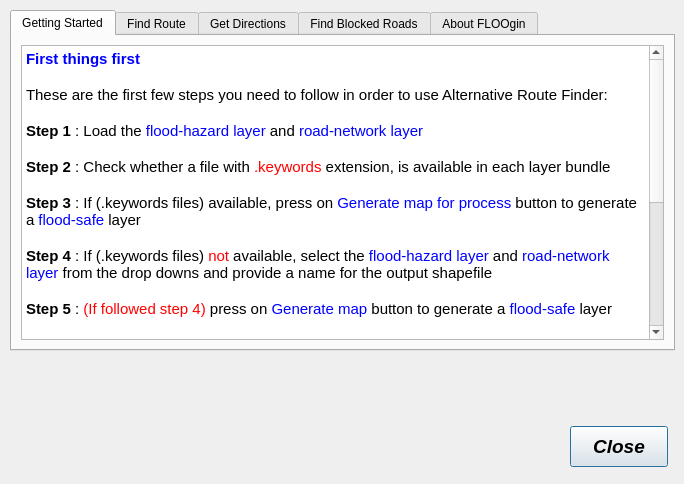
<?xml version="1.0" encoding="UTF-8"?>
<ui version="4.0">
 <class>helpDialog</class>
 <widget class="QDialog" name="helpDialog">
  <property name="geometry">
   <rect>
    <x>0</x>
    <y>0</y>
    <width>684</width>
    <height>484</height>
   </rect>
  </property>
  <property name="windowTitle">
   <string>Help FLOOgin</string>
  </property>
  <widget class="QTabWidget" name="tbwRoad">
   <property name="geometry">
    <rect>
     <x>10</x>
     <y>10</y>
     <width>665</width>
     <height>341</height>
    </rect>
   </property>
   <property name="currentIndex">
    <number>0</number>
   </property>
   <widget class="QWidget" name="getting_started_tab">
    <attribute name="title">
     <string>Getting Started</string>
    </attribute>
    <layout class="QGridLayout" name="gridLayout_2">
     <item row="0" column="0">
      <widget class="QTextEdit" name="getting_started_text">
       <property name="readOnly">
        <bool>true</bool>
       </property>
       <property name="html">
        <string>&lt;!DOCTYPE HTML PUBLIC &quot;-//W3C//DTD HTML 4.0//EN&quot; &quot;http://www.w3.org/TR/REC-html40/strict.dtd&quot;&gt;
&lt;html&gt;&lt;head&gt;&lt;meta name=&quot;qrichtext&quot; content=&quot;1&quot; /&gt;&lt;style type=&quot;text/css&quot;&gt;
p, li { white-space: pre-wrap; }
&lt;/style&gt;&lt;/head&gt;&lt;body style=&quot; font-family:'Ubuntu'; font-size:11pt; font-weight:400; font-style:normal;&quot;&gt;
&lt;p style=&quot; margin-top:0px; margin-bottom:0px; margin-left:0px; margin-right:0px; -qt-block-indent:0; text-indent:0px;&quot;&gt;&lt;span style=&quot; font-family:'Cantarell'; font-weight:600; color:#0000ff;&quot;&gt;First things first&lt;/span&gt;&lt;/p&gt;
&lt;p style=&quot;-qt-paragraph-type:empty; margin-top:0px; margin-bottom:0px; margin-left:0px; margin-right:0px; -qt-block-indent:0; text-indent:0px; font-family:'Cantarell';&quot;&gt;&lt;br /&gt;&lt;/p&gt;
&lt;p style=&quot; margin-top:0px; margin-bottom:0px; margin-left:0px; margin-right:0px; -qt-block-indent:0; text-indent:0px;&quot;&gt;&lt;span style=&quot; font-family:'Cantarell';&quot;&gt;These are the first few steps you need to follow in order to use Alternative Route Finder:&lt;/span&gt;&lt;/p&gt;
&lt;p style=&quot;-qt-paragraph-type:empty; margin-top:0px; margin-bottom:0px; margin-left:0px; margin-right:0px; -qt-block-indent:0; text-indent:0px; font-family:'Cantarell';&quot;&gt;&lt;br /&gt;&lt;/p&gt;
&lt;p style=&quot; margin-top:0px; margin-bottom:0px; margin-left:0px; margin-right:0px; -qt-block-indent:0; text-indent:0px;&quot;&gt;&lt;span style=&quot; font-weight:600;&quot;&gt;Step 1&lt;/span&gt; : Load the &lt;span style=&quot; color:#0000ff;&quot;&gt;flood-hazard layer&lt;/span&gt; and &lt;span style=&quot; color:#0000ff;&quot;&gt;road-network layer&lt;/span&gt; &lt;/p&gt;
&lt;p style=&quot;-qt-paragraph-type:empty; margin-top:0px; margin-bottom:0px; margin-left:0px; margin-right:0px; -qt-block-indent:0; text-indent:0px;&quot;&gt;&lt;br /&gt;&lt;/p&gt;
&lt;p style=&quot; margin-top:0px; margin-bottom:0px; margin-left:0px; margin-right:0px; -qt-block-indent:0; text-indent:0px;&quot;&gt;&lt;span style=&quot; font-weight:600;&quot;&gt;Step 2&lt;/span&gt; : Check whether a file with &lt;span style=&quot; color:#ff0000;&quot;&gt;.keywords&lt;/span&gt; extension, is available in each layer bundle &lt;/p&gt;
&lt;p style=&quot;-qt-paragraph-type:empty; margin-top:0px; margin-bottom:0px; margin-left:0px; margin-right:0px; -qt-block-indent:0; text-indent:0px;&quot;&gt;&lt;br /&gt;&lt;/p&gt;
&lt;p style=&quot; margin-top:0px; margin-bottom:0px; margin-left:0px; margin-right:0px; -qt-block-indent:0; text-indent:0px;&quot;&gt;&lt;span style=&quot; font-weight:600;&quot;&gt;Step 3&lt;/span&gt; : If (.keywords files) available, press on &lt;span style=&quot; color:#0000ff;&quot;&gt;Generate map for process&lt;/span&gt; button to generate a &lt;span style=&quot; color:#0000ff;&quot;&gt;flood-safe&lt;/span&gt; layer&lt;/p&gt;
&lt;p style=&quot;-qt-paragraph-type:empty; margin-top:0px; margin-bottom:0px; margin-left:0px; margin-right:0px; -qt-block-indent:0; text-indent:0px;&quot;&gt;&lt;br /&gt;&lt;/p&gt;
&lt;p style=&quot; margin-top:0px; margin-bottom:0px; margin-left:0px; margin-right:0px; -qt-block-indent:0; text-indent:0px;&quot;&gt;&lt;span style=&quot; font-weight:600;&quot;&gt;Step 4&lt;/span&gt; : If (.keywords files) &lt;span style=&quot; color:#ff0000;&quot;&gt;not&lt;/span&gt; available, select the &lt;span style=&quot; color:#0000ff;&quot;&gt;flood-hazard layer&lt;/span&gt; and &lt;span style=&quot; color:#0000ff;&quot;&gt;road-network layer&lt;/span&gt; from the drop downs and provide a name for the output shapefile&lt;/p&gt;
&lt;p style=&quot;-qt-paragraph-type:empty; margin-top:0px; margin-bottom:0px; margin-left:0px; margin-right:0px; -qt-block-indent:0; text-indent:0px;&quot;&gt;&lt;br /&gt;&lt;/p&gt;
&lt;p style=&quot; margin-top:0px; margin-bottom:0px; margin-left:0px; margin-right:0px; -qt-block-indent:0; text-indent:0px;&quot;&gt;&lt;span style=&quot; font-weight:600;&quot;&gt;Step 5&lt;/span&gt; : &lt;span style=&quot; color:#ff0000;&quot;&gt;(If followed step 4)&lt;/span&gt; press on &lt;span style=&quot; color:#0000ff;&quot;&gt;Generate map&lt;/span&gt; button to generate a &lt;span style=&quot; color:#0000ff;&quot;&gt;flood-safe&lt;/span&gt; layer&lt;/p&gt;
&lt;p style=&quot;-qt-paragraph-type:empty; margin-top:0px; margin-bottom:0px; margin-left:0px; margin-right:0px; -qt-block-indent:0; text-indent:0px;&quot;&gt;&lt;br /&gt;&lt;/p&gt;
&lt;p style=&quot; margin-top:0px; margin-bottom:0px; margin-left:0px; margin-right:0px; -qt-block-indent:0; text-indent:0px;&quot;&gt;&lt;span style=&quot; font-weight:600;&quot;&gt;Step 6&lt;/span&gt; : The generated &lt;span style=&quot; color:#0000ff;&quot;&gt;flood-safe&lt;/span&gt; layer will be automatically loaded to the TOC and will be saved in the same directory where the other loaded maps are saved &lt;/p&gt;
&lt;p style=&quot;-qt-paragraph-type:empty; margin-top:0px; margin-bottom:0px; margin-left:0px; margin-right:0px; -qt-block-indent:0; text-indent:0px;&quot;&gt;&lt;br /&gt;&lt;/p&gt;
&lt;p style=&quot; margin-top:0px; margin-bottom:0px; margin-left:0px; margin-right:0px; -qt-block-indent:0; text-indent:0px;&quot;&gt;	&lt;/p&gt;
&lt;p style=&quot; margin-top:0px; margin-bottom:0px; margin-left:0px; margin-right:0px; -qt-block-indent:0; text-indent:0px;&quot;&gt;&lt;span style=&quot; font-weight:600; color:#0000ff;&quot;&gt;At a Glance&lt;/span&gt;&lt;/p&gt;
&lt;p style=&quot;-qt-paragraph-type:empty; margin-top:0px; margin-bottom:0px; margin-left:0px; margin-right:0px; -qt-block-indent:0; text-indent:0px; font-weight:600; color:#0000ff;&quot;&gt;&lt;br /&gt;&lt;/p&gt;
&lt;p style=&quot; margin-top:0px; margin-bottom:0px; margin-left:0px; margin-right:0px; -qt-block-indent:0; text-indent:0px;&quot;&gt;&lt;span style=&quot; font-family:'Cantarell';&quot;&gt;Follow these instructions to view details of a selected road&lt;/span&gt;&lt;/p&gt;
&lt;p style=&quot;-qt-paragraph-type:empty; margin-top:0px; margin-bottom:0px; margin-left:0px; margin-right:0px; -qt-block-indent:0; text-indent:0px; font-family:'Cantarell';&quot;&gt;&lt;br /&gt;&lt;/p&gt;
&lt;p style=&quot; margin-top:0px; margin-bottom:0px; margin-left:0px; margin-right:0px; -qt-block-indent:0; text-indent:0px;&quot;&gt;&lt;span style=&quot; font-family:'Cantarell'; font-weight:600;&quot;&gt;1&lt;/span&gt;&lt;span style=&quot; font-family:'Cantarell';&quot;&gt;. Select road layer from &lt;/span&gt;&lt;span style=&quot; font-family:'Cantarell'; color:#0000ff;&quot;&gt;Select Road layer&lt;/span&gt;&lt;span style=&quot; font-family:'Cantarell';&quot;&gt; drop down&lt;/span&gt;&lt;/p&gt;
&lt;p style=&quot;-qt-paragraph-type:empty; margin-top:0px; margin-bottom:0px; margin-left:0px; margin-right:0px; -qt-block-indent:0; text-indent:0px; font-family:'Cantarell';&quot;&gt;&lt;br /&gt;&lt;/p&gt;
&lt;p style=&quot; margin-top:0px; margin-bottom:0px; margin-left:0px; margin-right:0px; -qt-block-indent:0; text-indent:0px;&quot;&gt;&lt;span style=&quot; font-family:'Cantarell'; font-weight:600;&quot;&gt;2&lt;/span&gt;&lt;span style=&quot; font-family:'Cantarell';&quot;&gt;. Select a road from &lt;/span&gt;&lt;span style=&quot; font-family:'Cantarell'; color:#0000ff;&quot;&gt;Select a Road to view details&lt;/span&gt;&lt;span style=&quot; font-family:'Cantarell';&quot;&gt; drop down&lt;/span&gt;&lt;/p&gt;
&lt;p style=&quot;-qt-paragraph-type:empty; margin-top:0px; margin-bottom:0px; margin-left:0px; margin-right:0px; -qt-block-indent:0; text-indent:0px; font-family:'Cantarell';&quot;&gt;&lt;br /&gt;&lt;/p&gt;
&lt;p style=&quot; margin-top:0px; margin-bottom:0px; margin-left:0px; margin-right:0px; -qt-block-indent:0; text-indent:0px;&quot;&gt;&lt;span style=&quot; font-family:'Cantarell'; font-weight:600;&quot;&gt;3&lt;/span&gt;&lt;span style=&quot; font-family:'Cantarell';&quot;&gt;. Click on &lt;/span&gt;&lt;span style=&quot; font-family:'Cantarell'; color:#0000ff;&quot;&gt;OK&lt;/span&gt;&lt;span style=&quot; font-family:'Cantarell';&quot;&gt; button, to view details of selected road&lt;/span&gt;&lt;/p&gt;
&lt;p style=&quot;-qt-paragraph-type:empty; margin-top:0px; margin-bottom:0px; margin-left:0px; margin-right:0px; -qt-block-indent:0; text-indent:0px; font-weight:600; color:#0000ff;&quot;&gt;&lt;br /&gt;&lt;/p&gt;&lt;/body&gt;&lt;/html&gt;</string>
       </property>
      </widget>
     </item>
    </layout>
   </widget>
   <widget class="QWidget" name="findRoutes_tab">
    <attribute name="title">
     <string>Find Route</string>
    </attribute>
    <layout class="QGridLayout" name="gridLayout_3">
     <item row="0" column="0">
      <widget class="QTextEdit" name="txtFindRouteHelp">
       <property name="font">
        <font>
         <pointsize>9</pointsize>
        </font>
       </property>
       <property name="readOnly">
        <bool>true</bool>
       </property>
       <property name="html">
        <string>&lt;!DOCTYPE HTML PUBLIC &quot;-//W3C//DTD HTML 4.0//EN&quot; &quot;http://www.w3.org/TR/REC-html40/strict.dtd&quot;&gt;
&lt;html&gt;&lt;head&gt;&lt;meta name=&quot;qrichtext&quot; content=&quot;1&quot; /&gt;&lt;style type=&quot;text/css&quot;&gt;
p, li { white-space: pre-wrap; }
&lt;/style&gt;&lt;/head&gt;&lt;body style=&quot; font-family:'Ubuntu'; font-size:9pt; font-weight:400; font-style:normal;&quot;&gt;
&lt;p style=&quot; margin-top:0px; margin-bottom:0px; margin-left:0px; margin-right:0px; -qt-block-indent:0; text-indent:0px;&quot;&gt;&lt;span style=&quot; font-size:11pt;&quot;&gt;Follow these instructions in order to Find the best possible alternative route between two selected locations&lt;/span&gt;&lt;/p&gt;
&lt;p style=&quot;-qt-paragraph-type:empty; margin-top:0px; margin-bottom:0px; margin-left:0px; margin-right:0px; -qt-block-indent:0; text-indent:0px; font-family:'Sans'; font-size:11pt; font-weight:600;&quot;&gt;&lt;br /&gt;&lt;/p&gt;
&lt;p style=&quot; margin-top:0px; margin-bottom:0px; margin-left:0px; margin-right:0px; -qt-block-indent:0; text-indent:0px;&quot;&gt;&lt;span style=&quot; font-family:'Sans'; font-size:11pt; font-weight:600;&quot;&gt;1&lt;/span&gt;&lt;span style=&quot; font-family:'Sans'; font-size:11pt;&quot;&gt;. Select a &lt;/span&gt;&lt;span style=&quot; font-family:'Sans'; font-size:11pt; color:#ff0000;&quot;&gt;Start&lt;/span&gt;&lt;span style=&quot; font-family:'Sans'; font-size:11pt;&quot;&gt; location on road layer&lt;/span&gt;&lt;/p&gt;
&lt;p style=&quot;-qt-paragraph-type:empty; margin-top:0px; margin-bottom:0px; margin-left:0px; margin-right:0px; -qt-block-indent:0; text-indent:0px; font-family:'Sans'; font-size:11pt;&quot;&gt;&lt;br /&gt;&lt;/p&gt;
&lt;p style=&quot; margin-top:0px; margin-bottom:0px; margin-left:0px; margin-right:0px; -qt-block-indent:0; text-indent:0px;&quot;&gt;&lt;span style=&quot; font-family:'Sans'; font-size:11pt; font-weight:600;&quot;&gt;2&lt;/span&gt;&lt;span style=&quot; font-family:'Sans'; font-size:11pt;&quot;&gt;. Select &lt;/span&gt;&lt;span style=&quot; font-family:'Sans'; font-size:11pt; color:#ff0000;&quot;&gt;Stop&lt;/span&gt;&lt;span style=&quot; font-family:'Sans'; font-size:11pt;&quot;&gt; location&lt;/span&gt;&lt;/p&gt;
&lt;p style=&quot; margin-top:0px; margin-bottom:0px; margin-left:0px; margin-right:0px; -qt-block-indent:0; text-indent:0px;&quot;&gt;&lt;span style=&quot; font-family:'Sans'; font-size:11pt;&quot;&gt;	&lt;/span&gt;&lt;span style=&quot; font-family:'Sans'; font-size:11pt; font-weight:600;&quot;&gt;2.1&lt;/span&gt;&lt;span style=&quot; font-family:'Sans'; font-size:11pt;&quot;&gt; Select a &lt;/span&gt;&lt;span style=&quot; font-family:'Sans'; font-size:11pt; color:#0000ff;&quot;&gt;Stop&lt;/span&gt;&lt;span style=&quot; font-family:'Sans'; font-size:11pt;&quot;&gt; location on road layer&lt;/span&gt;&lt;/p&gt;
&lt;p style=&quot; margin-top:0px; margin-bottom:0px; margin-left:0px; margin-right:0px; -qt-block-indent:0; text-indent:0px;&quot;&gt;&lt;span style=&quot; font-family:'Sans'; font-size:11pt;&quot;&gt;	&lt;/span&gt;&lt;span style=&quot; font-family:'Sans'; font-size:11pt; font-weight:600;&quot;&gt;2.2&lt;/span&gt;&lt;span style=&quot; font-family:'Sans'; font-size:11pt;&quot;&gt; Or select a predefined &lt;/span&gt;&lt;span style=&quot; font-family:'Sans'; font-size:11pt; color:#0000ff;&quot;&gt;Hospital&lt;/span&gt;&lt;span style=&quot; font-family:'Sans'; font-size:11pt;&quot;&gt; / &lt;/span&gt;&lt;span style=&quot; font-family:'Sans'; font-size:11pt; color:#0000ff;&quot;&gt;IDP camp&lt;/span&gt;&lt;/p&gt;
&lt;p style=&quot; margin-top:0px; margin-bottom:0px; margin-left:0px; margin-right:0px; -qt-block-indent:0; text-indent:0px;&quot;&gt;&lt;span style=&quot; font-family:'Sans'; font-size:11pt;&quot;&gt;		&lt;/span&gt;&lt;span style=&quot; font-family:'Sans'; font-size:11pt; font-weight:600;&quot;&gt;2.2.1&lt;/span&gt;&lt;span style=&quot; font-family:'Sans'; font-size:11pt;&quot;&gt; Select Hospital / IDP camp layer from &lt;/span&gt;&lt;span style=&quot; font-family:'Sans'; font-size:11pt; color:#0000ff;&quot;&gt;Select layer &lt;/span&gt;&lt;span style=&quot; font-family:'Sans'; font-size:11pt;&quot;&gt;drop down&lt;/span&gt;&lt;/p&gt;
&lt;p style=&quot; margin-top:0px; margin-bottom:0px; margin-left:0px; margin-right:0px; -qt-block-indent:0; text-indent:0px;&quot;&gt;&lt;span style=&quot; font-family:'Sans'; font-size:11pt;&quot;&gt;		&lt;/span&gt;&lt;span style=&quot; font-family:'Sans'; font-size:11pt; font-weight:600;&quot;&gt;2.2.2&lt;/span&gt;&lt;span style=&quot; font-family:'Sans'; font-size:11pt;&quot;&gt; Select Hospital / IDP camp name from &lt;/span&gt;&lt;span style=&quot; font-family:'Sans'; font-size:11pt; color:#0000ff;&quot;&gt;Select Hospital&lt;/span&gt;&lt;span style=&quot; font-family:'Sans'; font-size:11pt;&quot;&gt; / &lt;/span&gt;&lt;span style=&quot; font-family:'Sans'; font-size:11pt; color:#0000ff;&quot;&gt;Select IDP Camp&lt;/span&gt;&lt;span style=&quot; font-family:'Sans'; font-size:11pt;&quot;&gt; drop down&lt;/span&gt;&lt;/p&gt;
&lt;p style=&quot;-qt-paragraph-type:empty; margin-top:0px; margin-bottom:0px; margin-left:0px; margin-right:0px; -qt-block-indent:0; text-indent:0px; font-family:'Sans'; font-size:11pt;&quot;&gt;&lt;br /&gt;&lt;/p&gt;
&lt;p style=&quot; margin-top:0px; margin-bottom:0px; margin-left:0px; margin-right:0px; -qt-block-indent:0; text-indent:0px;&quot;&gt;&lt;span style=&quot; font-family:'Sans'; font-size:11pt; font-weight:600;&quot;&gt;3&lt;/span&gt;&lt;span style=&quot; font-family:'Sans'; font-size:11pt;&quot;&gt;. Selected location names will be shown in each &lt;/span&gt;&lt;span style=&quot; font-family:'Sans'; font-size:11pt; color:#0000ff;&quot;&gt;Description&lt;/span&gt;&lt;span style=&quot; font-family:'Sans'; font-size:11pt;&quot;&gt; box&lt;/span&gt;&lt;/p&gt;
&lt;p style=&quot;-qt-paragraph-type:empty; margin-top:0px; margin-bottom:0px; margin-left:0px; margin-right:0px; -qt-block-indent:0; text-indent:0px; font-family:'Sans'; font-size:11pt;&quot;&gt;&lt;br /&gt;&lt;/p&gt;
&lt;p style=&quot; margin-top:0px; margin-bottom:0px; margin-left:0px; margin-right:0px; -qt-block-indent:0; text-indent:0px;&quot;&gt;&lt;span style=&quot; font-family:'Sans'; font-size:11pt; font-weight:600;&quot;&gt;4&lt;/span&gt;&lt;span style=&quot; font-family:'Sans'; font-size:11pt;&quot;&gt;. Click on &lt;/span&gt;&lt;span style=&quot; font-family:'Sans'; font-size:11pt; color:#0000ff;&quot;&gt;Find Route&lt;/span&gt;&lt;span style=&quot; font-family:'Sans'; font-size:11pt;&quot;&gt; button to find the best possible (Shortest) alternative             route available&lt;/span&gt;&lt;/p&gt;&lt;/body&gt;&lt;/html&gt;</string>
       </property>
      </widget>
     </item>
    </layout>
   </widget>
   <widget class="QWidget" name="getDirections_tab">
    <attribute name="title">
     <string>Get Directions</string>
    </attribute>
    <layout class="QGridLayout" name="gridLayout_4">
     <item row="0" column="0">
      <widget class="QTextEdit" name="txtDirectionsHelp">
       <property name="readOnly">
        <bool>true</bool>
       </property>
       <property name="html">
        <string>&lt;!DOCTYPE HTML PUBLIC &quot;-//W3C//DTD HTML 4.0//EN&quot; &quot;http://www.w3.org/TR/REC-html40/strict.dtd&quot;&gt;
&lt;html&gt;&lt;head&gt;&lt;meta name=&quot;qrichtext&quot; content=&quot;1&quot; /&gt;&lt;style type=&quot;text/css&quot;&gt;
p, li { white-space: pre-wrap; }
&lt;/style&gt;&lt;/head&gt;&lt;body style=&quot; font-family:'Ubuntu'; font-size:11pt; font-weight:400; font-style:normal;&quot;&gt;
&lt;p style=&quot; margin-top:0px; margin-bottom:0px; margin-left:0px; margin-right:0px; -qt-block-indent:0; text-indent:0px;&quot;&gt;Follow these instructions in order to get the directions and time to travel between two selected locations&lt;/p&gt;
&lt;p style=&quot;-qt-paragraph-type:empty; margin-top:0px; margin-bottom:0px; margin-left:0px; margin-right:0px; -qt-block-indent:0; text-indent:0px; font-family:'Sans'; font-weight:600;&quot;&gt;&lt;br /&gt;&lt;/p&gt;
&lt;p style=&quot; margin-top:0px; margin-bottom:0px; margin-left:0px; margin-right:0px; -qt-block-indent:0; text-indent:0px;&quot;&gt;&lt;span style=&quot; font-family:'Sans'; font-weight:600;&quot;&gt;1&lt;/span&gt;&lt;span style=&quot; font-family:'Sans';&quot;&gt;. Founded path is shown in &lt;/span&gt;&lt;span style=&quot; font-family:'Sans'; color:#0000ff;&quot;&gt;Path found&lt;/span&gt;&lt;span style=&quot; font-family:'Sans';&quot;&gt; box&lt;/span&gt;&lt;/p&gt;
&lt;p style=&quot;-qt-paragraph-type:empty; margin-top:0px; margin-bottom:0px; margin-left:0px; margin-right:0px; -qt-block-indent:0; text-indent:0px; font-family:'Sans';&quot;&gt;&lt;br /&gt;&lt;/p&gt;
&lt;p style=&quot; margin-top:0px; margin-bottom:0px; margin-left:0px; margin-right:0px; -qt-block-indent:0; text-indent:0px;&quot;&gt;&lt;span style=&quot; font-family:'Sans'; font-weight:600;&quot;&gt;2&lt;/span&gt;&lt;span style=&quot; font-family:'Sans';&quot;&gt;. Length of the founded path is shown in&lt;/span&gt;&lt;span style=&quot; font-family:'Sans'; color:#0000ff;&quot;&gt; Length&lt;/span&gt;&lt;span style=&quot; font-family:'Sans';&quot;&gt; box&lt;/span&gt;&lt;/p&gt;
&lt;p style=&quot; margin-top:0px; margin-bottom:0px; margin-left:0px; margin-right:0px; -qt-block-indent:0; text-indent:0px;&quot;&gt;&lt;span style=&quot; font-family:'Sans';&quot;&gt;	&lt;/span&gt;&lt;span style=&quot; font-family:'Sans'; font-weight:600;&quot;&gt;2.1&lt;/span&gt;&lt;span style=&quot; font-family:'Sans';&quot;&gt; Length metric can be changed in to &lt;/span&gt;&lt;span style=&quot; font-family:'Sans'; color:#0000ff;&quot;&gt;km&lt;/span&gt;&lt;span style=&quot; font-family:'Sans';&quot;&gt; (kilometers), &lt;/span&gt;&lt;span style=&quot; font-family:'Sans'; color:#0000ff;&quot;&gt;mile&lt;/span&gt;&lt;span style=&quot; font-family:'Sans';&quot;&gt; or &lt;/span&gt;&lt;span style=&quot; font-family:'Sans'; color:#0000ff;&quot;&gt;m&lt;/span&gt;&lt;span style=&quot; font-family:'Sans';&quot;&gt; (meters)&lt;/span&gt;&lt;/p&gt;
&lt;p style=&quot;-qt-paragraph-type:empty; margin-top:0px; margin-bottom:0px; margin-left:0px; margin-right:0px; -qt-block-indent:0; text-indent:0px; font-family:'Sans';&quot;&gt;&lt;br /&gt;&lt;/p&gt;
&lt;p style=&quot; margin-top:0px; margin-bottom:0px; margin-left:0px; margin-right:0px; -qt-block-indent:0; text-indent:0px;&quot;&gt;&lt;span style=&quot; font-family:'Sans'; font-weight:600;&quot;&gt;3&lt;/span&gt;&lt;span style=&quot; font-family:'Sans';&quot;&gt;. Select mode of transport - &lt;/span&gt;&lt;span style=&quot; font-family:'Sans'; color:#0000ff;&quot;&gt;By Car&lt;/span&gt;&lt;span style=&quot; font-family:'Sans';&quot;&gt; or &lt;/span&gt;&lt;span style=&quot; font-family:'Sans'; color:#0000ff;&quot;&gt;Walking&lt;/span&gt;&lt;/p&gt;
&lt;p style=&quot;-qt-paragraph-type:empty; margin-top:0px; margin-bottom:0px; margin-left:0px; margin-right:0px; -qt-block-indent:0; text-indent:0px; font-family:'Sans'; color:#0000ff;&quot;&gt;&lt;br /&gt;&lt;/p&gt;
&lt;p style=&quot; margin-top:0px; margin-bottom:0px; margin-left:0px; margin-right:0px; -qt-block-indent:0; text-indent:0px;&quot;&gt;&lt;span style=&quot; font-family:'Sans'; font-weight:600;&quot;&gt;4&lt;/span&gt;&lt;span style=&quot; font-family:'Sans';&quot;&gt;. Once selected, the default speed of travel ( can change ) for each selection is selected in &lt;/span&gt;&lt;span style=&quot; font-family:'Sans'; color:#0000ff;&quot;&gt;Speed of travel&lt;/span&gt;&lt;span style=&quot; font-family:'Sans';&quot;&gt; drop down&lt;/span&gt;&lt;/p&gt;
&lt;p style=&quot; margin-top:0px; margin-bottom:0px; margin-left:0px; margin-right:0px; -qt-block-indent:0; text-indent:0px;&quot;&gt;&lt;span style=&quot; font-family:'Sans';&quot;&gt;(eg : average human walking speed is about 5.0 kilometres per hour (km/h), or about 3.1 miles per hour (mph))&lt;/span&gt;&lt;/p&gt;
&lt;p style=&quot; margin-top:0px; margin-bottom:0px; margin-left:0px; margin-right:0px; -qt-block-indent:0; text-indent:0px;&quot;&gt;&lt;span style=&quot; font-family:'Sans';&quot;&gt; &lt;/span&gt;&lt;/p&gt;
&lt;p style=&quot; margin-top:0px; margin-bottom:0px; margin-left:0px; margin-right:0px; -qt-block-indent:0; text-indent:0px;&quot;&gt;&lt;span style=&quot; font-family:'Sans'; font-weight:600;&quot;&gt;5&lt;/span&gt;&lt;span style=&quot; font-family:'Sans';&quot;&gt;. Miles per hour according to the &lt;/span&gt;&lt;span style=&quot; font-family:'Sans'; color:#0000ff;&quot;&gt;km / h&lt;/span&gt;&lt;span style=&quot; font-family:'Sans';&quot;&gt; selected, is shown in &lt;/span&gt;&lt;span style=&quot; font-family:'Sans'; color:#0000ff;&quot;&gt;mph&lt;/span&gt;&lt;span style=&quot; font-family:'Sans';&quot;&gt; box&lt;/span&gt;&lt;/p&gt;
&lt;p style=&quot;-qt-paragraph-type:empty; margin-top:0px; margin-bottom:0px; margin-left:0px; margin-right:0px; -qt-block-indent:0; text-indent:0px; font-family:'Sans';&quot;&gt;&lt;br /&gt;&lt;/p&gt;
&lt;p style=&quot; margin-top:0px; margin-bottom:0px; margin-left:0px; margin-right:0px; -qt-block-indent:0; text-indent:0px;&quot;&gt;&lt;span style=&quot; font-family:'Sans'; font-weight:600;&quot;&gt;6&lt;/span&gt;&lt;span style=&quot; font-family:'Sans';&quot;&gt;. Number of hours and minutes required for the travel is shown in &lt;/span&gt;&lt;span style=&quot; font-family:'Sans'; color:#0000ff;&quot;&gt;Average time to travel&lt;/span&gt;&lt;span style=&quot; font-family:'Sans';&quot;&gt; boxes&lt;/span&gt;&lt;/p&gt;
&lt;p style=&quot;-qt-paragraph-type:empty; margin-top:0px; margin-bottom:0px; margin-left:0px; margin-right:0px; -qt-block-indent:0; text-indent:0px; font-family:'Sans';&quot;&gt;&lt;br /&gt;&lt;/p&gt;
&lt;p style=&quot; margin-top:0px; margin-bottom:0px; margin-left:0px; margin-right:0px; -qt-block-indent:0; text-indent:0px;&quot;&gt;&lt;span style=&quot; font-family:'Sans'; font-weight:600;&quot;&gt;7&lt;/span&gt;&lt;span style=&quot; font-family:'Sans';&quot;&gt;. Click on &lt;/span&gt;&lt;span style=&quot; font-family:'Sans'; color:#0000ff;&quot;&gt;Get directions&lt;/span&gt;&lt;span style=&quot; font-family:'Sans';&quot;&gt; button to view the step by step directions, to reach the destination&lt;/span&gt;&lt;/p&gt;
&lt;p style=&quot;-qt-paragraph-type:empty; margin-top:0px; margin-bottom:0px; margin-left:0px; margin-right:0px; -qt-block-indent:0; text-indent:0px; font-family:'Sans';&quot;&gt;&lt;br /&gt;&lt;/p&gt;
&lt;p style=&quot; margin-top:0px; margin-bottom:0px; margin-left:0px; margin-right:0px; -qt-block-indent:0; text-indent:0px;&quot;&gt;&lt;span style=&quot; font-family:'Sans'; font-weight:600;&quot;&gt;8&lt;/span&gt;&lt;span style=&quot; font-family:'Sans';&quot;&gt;. Click on &lt;/span&gt;&lt;span style=&quot; font-family:'Sans'; color:#0000ff;&quot;&gt;Show on Map&lt;/span&gt;&lt;span style=&quot; font-family:'Sans';&quot;&gt; button and move the mouse through the path to view the names of the roads &lt;/span&gt;&lt;/p&gt;
&lt;p style=&quot; margin-top:0px; margin-bottom:0px; margin-left:0px; margin-right:0px; -qt-block-indent:0; text-indent:0px;&quot;&gt;&lt;span style=&quot; font-family:'Sans';&quot;&gt; &lt;/span&gt;&lt;/p&gt;&lt;/body&gt;&lt;/html&gt;</string>
       </property>
      </widget>
     </item>
    </layout>
   </widget>
   <widget class="QWidget" name="tab">
    <attribute name="title">
     <string>Find Blocked Roads</string>
    </attribute>
    <widget class="QTextEdit" name="txtDirectionsHelp_2">
     <property name="geometry">
      <rect>
       <x>10</x>
       <y>10</y>
       <width>643</width>
       <height>290</height>
      </rect>
     </property>
     <property name="readOnly">
      <bool>true</bool>
     </property>
     <property name="html">
      <string>&lt;!DOCTYPE HTML PUBLIC &quot;-//W3C//DTD HTML 4.0//EN&quot; &quot;http://www.w3.org/TR/REC-html40/strict.dtd&quot;&gt;
&lt;html&gt;&lt;head&gt;&lt;meta name=&quot;qrichtext&quot; content=&quot;1&quot; /&gt;&lt;style type=&quot;text/css&quot;&gt;
p, li { white-space: pre-wrap; }
&lt;/style&gt;&lt;/head&gt;&lt;body style=&quot; font-family:'Ubuntu'; font-size:11pt; font-weight:400; font-style:normal;&quot;&gt;
&lt;p style=&quot; margin-top:0px; margin-bottom:0px; margin-left:0px; margin-right:0px; -qt-block-indent:0; text-indent:0px;&quot;&gt;Follow these instructions in order to find the details of roads which have access issues&lt;/p&gt;
&lt;p style=&quot;-qt-paragraph-type:empty; margin-top:0px; margin-bottom:0px; margin-left:0px; margin-right:0px; -qt-block-indent:0; text-indent:0px;&quot;&gt;&lt;br /&gt;&lt;/p&gt;
&lt;p style=&quot; margin-top:0px; margin-bottom:0px; margin-left:0px; margin-right:0px; -qt-block-indent:0; text-indent:0px;&quot;&gt;&lt;span style=&quot; color:#aa0000;&quot;&gt;Basic&lt;/span&gt;&lt;/p&gt;
&lt;p style=&quot;-qt-paragraph-type:empty; margin-top:0px; margin-bottom:0px; margin-left:0px; margin-right:0px; -qt-block-indent:0; text-indent:0px; font-family:'Sans'; font-weight:600;&quot;&gt;&lt;br /&gt;&lt;/p&gt;
&lt;p style=&quot; margin-top:0px; margin-bottom:0px; margin-left:0px; margin-right:0px; -qt-block-indent:0; text-indent:0px;&quot;&gt;&lt;span style=&quot; font-family:'Sans'; font-weight:600;&quot;&gt;1&lt;/span&gt;&lt;span style=&quot; font-family:'Sans';&quot;&gt;. Make sure you have generated the &lt;/span&gt;&lt;span style=&quot; font-family:'Sans'; color:#0000ff;&quot;&gt;flood-safe&lt;/span&gt;&lt;span style=&quot; font-family:'Sans';&quot;&gt; layer by following instructions specified in &lt;/span&gt;&lt;span style=&quot; font-family:'Sans'; color:#0000ff;&quot;&gt;Getting Started&lt;/span&gt;&lt;span style=&quot; font-family:'Sans';&quot;&gt; page&lt;/span&gt;&lt;/p&gt;
&lt;p style=&quot;-qt-paragraph-type:empty; margin-top:0px; margin-bottom:0px; margin-left:0px; margin-right:0px; -qt-block-indent:0; text-indent:0px; font-family:'Sans';&quot;&gt;&lt;br /&gt;&lt;/p&gt;
&lt;p style=&quot; margin-top:0px; margin-bottom:0px; margin-left:0px; margin-right:0px; -qt-block-indent:0; text-indent:0px;&quot;&gt;&lt;span style=&quot; font-family:'Sans'; font-weight:600;&quot;&gt;2&lt;/span&gt;&lt;span style=&quot; font-family:'Sans';&quot;&gt;. Click on &lt;/span&gt;&lt;span style=&quot; font-family:'Sans'; color:#0000ff;&quot;&gt;Blocked Roads Details&lt;/span&gt;&lt;span style=&quot; font-family:'Sans';&quot;&gt; button to view details about the roads which have been blocked due to flood&lt;/span&gt;&lt;/p&gt;
&lt;p style=&quot;-qt-paragraph-type:empty; margin-top:0px; margin-bottom:0px; margin-left:0px; margin-right:0px; -qt-block-indent:0; text-indent:0px; font-family:'Sans';&quot;&gt;&lt;br /&gt;&lt;/p&gt;
&lt;p style=&quot; margin-top:0px; margin-bottom:0px; margin-left:0px; margin-right:0px; -qt-block-indent:0; text-indent:0px;&quot;&gt;&lt;span style=&quot; font-family:'Sans'; color:#aa0000;&quot;&gt;Advanced&lt;/span&gt;&lt;/p&gt;
&lt;p style=&quot;-qt-paragraph-type:empty; margin-top:0px; margin-bottom:0px; margin-left:0px; margin-right:0px; -qt-block-indent:0; text-indent:0px; font-family:'Sans'; color:#aa0000;&quot;&gt;&lt;br /&gt;&lt;/p&gt;
&lt;p style=&quot; margin-top:0px; margin-bottom:0px; margin-left:0px; margin-right:0px; -qt-block-indent:0; text-indent:0px;&quot;&gt;&lt;span style=&quot; font-family:'Sans'; font-weight:600;&quot;&gt;1&lt;/span&gt;&lt;span style=&quot; font-family:'Sans';&quot;&gt;. Make sure you have identified the &lt;/span&gt;&lt;span style=&quot; font-family:'Sans'; color:#0000ff;&quot;&gt;Blocked Roads&lt;/span&gt;&lt;span style=&quot; font-family:'Sans';&quot;&gt;, by following &lt;/span&gt;&lt;span style=&quot; font-family:'Sans'; color:#aa0000;&quot;&gt;Basic&lt;/span&gt;&lt;span style=&quot; font-family:'Sans';&quot;&gt; steps above&lt;/span&gt;&lt;/p&gt;
&lt;p style=&quot;-qt-paragraph-type:empty; margin-top:0px; margin-bottom:0px; margin-left:0px; margin-right:0px; -qt-block-indent:0; text-indent:0px;&quot;&gt;&lt;br /&gt;&lt;/p&gt;
&lt;p style=&quot; margin-top:0px; margin-bottom:0px; margin-left:0px; margin-right:0px; -qt-block-indent:0; text-indent:0px;&quot;&gt;&lt;span style=&quot; font-weight:600;&quot;&gt;2&lt;/span&gt;. Load the &lt;span style=&quot; color:#0000ff;&quot;&gt;Administrative Divisions Layer&lt;/span&gt; to QGIS&lt;/p&gt;
&lt;p style=&quot;-qt-paragraph-type:empty; margin-top:0px; margin-bottom:0px; margin-left:0px; margin-right:0px; -qt-block-indent:0; text-indent:0px;&quot;&gt;&lt;br /&gt;&lt;/p&gt;
&lt;p style=&quot; margin-top:0px; margin-bottom:0px; margin-left:0px; margin-right:0px; -qt-block-indent:0; text-indent:0px;&quot;&gt;&lt;span style=&quot; font-weight:600;&quot;&gt;3&lt;/span&gt;. Select the &lt;span style=&quot; color:#0000ff;&quot;&gt;Administrative Divisions Layer&lt;/span&gt; from the combo box &lt;span style=&quot; color:#0000ff;&quot;&gt;Select Administrative Divisions Layer&lt;/span&gt;&lt;/p&gt;
&lt;p style=&quot;-qt-paragraph-type:empty; margin-top:0px; margin-bottom:0px; margin-left:0px; margin-right:0px; -qt-block-indent:0; text-indent:0px; font-family:'Sans';&quot;&gt;&lt;br /&gt;&lt;/p&gt;
&lt;p style=&quot; margin-top:0px; margin-bottom:0px; margin-left:0px; margin-right:0px; -qt-block-indent:0; text-indent:0px;&quot;&gt;&lt;span style=&quot; font-family:'Sans'; font-weight:600;&quot;&gt;4&lt;/span&gt;&lt;span style=&quot; font-family:'Sans';&quot;&gt;. Click on button &lt;/span&gt;&lt;span style=&quot; font-family:'Sans'; color:#0000ff;&quot;&gt;Generate map for process&lt;/span&gt;&lt;span style=&quot; font-family:'Sans';&quot;&gt; to generate the layer which is needed for the rest of the process&lt;/span&gt;&lt;/p&gt;
&lt;p style=&quot;-qt-paragraph-type:empty; margin-top:0px; margin-bottom:0px; margin-left:0px; margin-right:0px; -qt-block-indent:0; text-indent:0px; font-family:'Sans';&quot;&gt;&lt;br /&gt;&lt;/p&gt;
&lt;p style=&quot; margin-top:0px; margin-bottom:0px; margin-left:0px; margin-right:0px; -qt-block-indent:0; text-indent:0px;&quot;&gt;&lt;span style=&quot; font-family:'Sans'; font-weight:600;&quot;&gt;5&lt;/span&gt;&lt;span style=&quot; font-family:'Sans';&quot;&gt;. Select the radio button - &lt;/span&gt;&lt;span style=&quot; font-family:'Sans'; color:#0000ff;&quot;&gt;All&lt;/span&gt;&lt;span style=&quot; font-family:'Sans';&quot;&gt; OR &lt;/span&gt;&lt;span style=&quot; font-family:'Sans'; color:#0000ff;&quot;&gt;Specific&lt;/span&gt;&lt;/p&gt;
&lt;p style=&quot; margin-top:0px; margin-bottom:0px; margin-left:0px; margin-right:0px; -qt-block-indent:0; text-indent:0px;&quot;&gt;&lt;span style=&quot; font-family:'Sans'; color:#0000ff;&quot;&gt;All&lt;/span&gt;&lt;span style=&quot; font-family:'Sans';&quot;&gt; - View details of blocked roads of all Provinces, Districts, Divisional Secretariats and Grama Niladhari Administration Divisions&lt;/span&gt;&lt;/p&gt;
&lt;p style=&quot; margin-top:0px; margin-bottom:0px; margin-left:0px; margin-right:0px; -qt-block-indent:0; text-indent:0px;&quot;&gt;&lt;span style=&quot; font-family:'Sans'; color:#0000ff;&quot;&gt;Specific&lt;/span&gt;&lt;span style=&quot; font-family:'Sans';&quot;&gt; - View details of blocked roads for a specific Province, District, Divisional Secretariat and Grama Niladhari Administration Division &lt;/span&gt;&lt;/p&gt;
&lt;p style=&quot;-qt-paragraph-type:empty; margin-top:0px; margin-bottom:0px; margin-left:0px; margin-right:0px; -qt-block-indent:0; text-indent:0px; font-family:'Sans';&quot;&gt;&lt;br /&gt;&lt;/p&gt;
&lt;p style=&quot; margin-top:0px; margin-bottom:0px; margin-left:0px; margin-right:0px; -qt-block-indent:0; text-indent:0px;&quot;&gt;&lt;span style=&quot; font-family:'Sans'; font-weight:600;&quot;&gt;6&lt;/span&gt;&lt;span style=&quot; font-family:'Sans';&quot;&gt;. &lt;/span&gt;&lt;span style=&quot; font-family:'Sans'; font-weight:600;&quot;&gt;If selected&lt;/span&gt;&lt;span style=&quot; font-family:'Sans';&quot;&gt;, &lt;/span&gt;&lt;/p&gt;
&lt;p style=&quot;-qt-paragraph-type:empty; margin-top:0px; margin-bottom:0px; margin-left:0px; margin-right:0px; -qt-block-indent:0; text-indent:0px; font-family:'Sans'; color:#0000ff;&quot;&gt;&lt;br /&gt;&lt;/p&gt;
&lt;p style=&quot; margin-top:0px; margin-bottom:0px; margin-left:0px; margin-right:0px; -qt-block-indent:0; text-indent:0px;&quot;&gt;&lt;span style=&quot; font-family:'Sans'; font-weight:600;&quot;&gt;6.1&lt;/span&gt;&lt;span style=&quot; font-family:'Sans';&quot;&gt; radio button &lt;/span&gt;&lt;span style=&quot; font-family:'Sans'; color:#0000ff;&quot;&gt;All,&lt;/span&gt;&lt;span style=&quot; font-family:'Sans';&quot;&gt; &lt;/span&gt;&lt;/p&gt;
&lt;p style=&quot; margin-top:0px; margin-bottom:0px; margin-left:0px; margin-right:0px; -qt-block-indent:0; text-indent:0px;&quot;&gt;&lt;span style=&quot; font-family:'Sans'; font-weight:600;&quot;&gt;6.1.1&lt;/span&gt;&lt;span style=&quot; font-family:'Sans';&quot;&gt; Select an Administration Division that you want the results to be sorted &lt;/span&gt;&lt;/p&gt;
&lt;p style=&quot; margin-top:0px; margin-bottom:0px; margin-left:0px; margin-right:0px; -qt-block-indent:0; text-indent:0px;&quot;&gt;&lt;span style=&quot; font-family:'Sans'; font-weight:600;&quot;&gt;6.1.2&lt;/span&gt;&lt;span style=&quot; font-family:'Sans';&quot;&gt; Select radio button &lt;/span&gt;&lt;span style=&quot; font-family:'Sans'; color:#0000ff;&quot;&gt;ASC&lt;/span&gt;&lt;span style=&quot; font-family:'Sans';&quot;&gt; for sort the results in Ascending order or &lt;/span&gt;&lt;span style=&quot; font-family:'Sans'; color:#0000ff;&quot;&gt;DESC&lt;/span&gt;&lt;span style=&quot; font-family:'Sans';&quot;&gt; for sort the results in Descending order&lt;/span&gt;&lt;/p&gt;
&lt;p style=&quot;-qt-paragraph-type:empty; margin-top:0px; margin-bottom:0px; margin-left:0px; margin-right:0px; -qt-block-indent:0; text-indent:0px; font-family:'Sans';&quot;&gt;&lt;br /&gt;&lt;/p&gt;
&lt;p style=&quot; margin-top:0px; margin-bottom:0px; margin-left:0px; margin-right:0px; -qt-block-indent:0; text-indent:0px;&quot;&gt;&lt;span style=&quot; font-family:'Sans'; font-weight:600;&quot;&gt;6.2&lt;/span&gt;&lt;span style=&quot; font-family:'Sans';&quot;&gt; radio button &lt;/span&gt;&lt;span style=&quot; font-family:'Sans'; color:#0000ff;&quot;&gt;Specific,&lt;/span&gt;&lt;/p&gt;
&lt;p style=&quot; margin-top:0px; margin-bottom:0px; margin-left:0px; margin-right:0px; -qt-block-indent:0; text-indent:0px;&quot;&gt;&lt;span style=&quot; font-family:'Sans'; font-weight:600;&quot;&gt;6.2.1&lt;/span&gt;&lt;span style=&quot; font-family:'Sans';&quot;&gt; Select the Province from combo box &lt;/span&gt;&lt;span style=&quot; font-family:'Sans'; color:#0000ff;&quot;&gt;Select Province&lt;/span&gt;&lt;/p&gt;
&lt;p style=&quot; margin-top:0px; margin-bottom:0px; margin-left:0px; margin-right:0px; -qt-block-indent:0; text-indent:0px;&quot;&gt;&lt;span style=&quot; font-family:'Sans'; font-weight:600;&quot;&gt;6.2.2&lt;/span&gt;&lt;span style=&quot; font-family:'Sans';&quot;&gt; Select the District from combo box &lt;/span&gt;&lt;span style=&quot; font-family:'Sans'; color:#0000ff;&quot;&gt;District&lt;/span&gt;&lt;/p&gt;
&lt;p style=&quot; margin-top:0px; margin-bottom:0px; margin-left:0px; margin-right:0px; -qt-block-indent:0; text-indent:0px;&quot;&gt;&lt;span style=&quot; font-family:'Sans'; font-weight:600;&quot;&gt;6.2.3&lt;/span&gt;&lt;span style=&quot; font-family:'Sans';&quot;&gt; Select the Divisional Secretariat from combo box &lt;/span&gt;&lt;span style=&quot; font-family:'Sans'; color:#0000ff;&quot;&gt;DS&lt;/span&gt;&lt;/p&gt;
&lt;p style=&quot; margin-top:0px; margin-bottom:0px; margin-left:0px; margin-right:0px; -qt-block-indent:0; text-indent:0px;&quot;&gt;&lt;span style=&quot; font-family:'Sans'; font-weight:600;&quot;&gt;6.2.4&lt;/span&gt;&lt;span style=&quot; font-family:'Sans';&quot;&gt; Select the Grama Niladhari Administration Division from combo box &lt;/span&gt;&lt;span style=&quot; font-family:'Sans'; color:#0000ff;&quot;&gt;GND&lt;/span&gt;&lt;/p&gt;
&lt;p style=&quot;-qt-paragraph-type:empty; margin-top:0px; margin-bottom:0px; margin-left:0px; margin-right:0px; -qt-block-indent:0; text-indent:0px; font-family:'Sans'; color:#0000ff;&quot;&gt;&lt;br /&gt;&lt;/p&gt;
&lt;p style=&quot; margin-top:0px; margin-bottom:0px; margin-left:0px; margin-right:0px; -qt-block-indent:0; text-indent:0px;&quot;&gt;&lt;span style=&quot; font-family:'Sans'; font-weight:600;&quot;&gt;7&lt;/span&gt;&lt;span style=&quot; font-family:'Sans';&quot;&gt;. Click on &lt;/span&gt;&lt;span style=&quot; font-family:'Sans'; color:#0000ff;&quot;&gt;View Blocked Roads Details&lt;/span&gt;&lt;span style=&quot; font-family:'Sans';&quot;&gt; button to view the details of blocked roads for mentioned requirements &lt;/span&gt;&lt;/p&gt;
&lt;p style=&quot; margin-top:0px; margin-bottom:0px; margin-left:0px; margin-right:0px; -qt-block-indent:0; text-indent:0px;&quot;&gt;&lt;span style=&quot; font-family:'Sans';&quot;&gt; &lt;/span&gt;&lt;/p&gt;
&lt;p style=&quot; margin-top:0px; margin-bottom:0px; margin-left:0px; margin-right:0px; -qt-block-indent:0; text-indent:0px;&quot;&gt;&lt;span style=&quot; font-family:'Sans'; font-weight:600;&quot;&gt;8&lt;/span&gt;&lt;span style=&quot; font-family:'Sans';&quot;&gt;. Click on &lt;/span&gt;&lt;span style=&quot; font-family:'Sans'; color:#0000ff;&quot;&gt;Generate Report&lt;/span&gt;&lt;span style=&quot; font-family:'Sans';&quot;&gt; button to generate a pdf report which includes the generated information&lt;/span&gt;&lt;/p&gt;
&lt;p style=&quot;-qt-paragraph-type:empty; margin-top:0px; margin-bottom:0px; margin-left:0px; margin-right:0px; -qt-block-indent:0; text-indent:0px;&quot;&gt;&lt;br /&gt;&lt;/p&gt;&lt;/body&gt;&lt;/html&gt;</string>
     </property>
    </widget>
   </widget>
   <widget class="QWidget" name="about_tab">
    <attribute name="title">
     <string>About FLOOgin</string>
    </attribute>
    <layout class="QGridLayout" name="gridLayout">
     <item row="0" column="0">
      <widget class="QTextEdit" name="about_text">
       <property name="readOnly">
        <bool>true</bool>
       </property>
       <property name="html">
        <string>&lt;!DOCTYPE HTML PUBLIC &quot;-//W3C//DTD HTML 4.0//EN&quot; &quot;http://www.w3.org/TR/REC-html40/strict.dtd&quot;&gt;
&lt;html&gt;&lt;head&gt;&lt;meta name=&quot;qrichtext&quot; content=&quot;1&quot; /&gt;&lt;style type=&quot;text/css&quot;&gt;
p, li { white-space: pre-wrap; }
&lt;/style&gt;&lt;/head&gt;&lt;body style=&quot; font-family:'Ubuntu'; font-size:11pt; font-weight:400; font-style:normal;&quot;&gt;
&lt;p style=&quot; margin-top:0px; margin-bottom:0px; margin-left:0px; margin-right:0px; -qt-block-indent:0; text-indent:0px;&quot;&gt;&lt;span style=&quot; color:#ff0000;&quot;&gt;FLOOgin&lt;/span&gt; is a fully automated Free and Open Source tool or a plugin for QGIS (Quantum Geographic Information System) software, which helps to response immediately when a flooding disaster strikes and aims to produce a realistic natural hazard impact scenarios for better planning, preparedness and response activities using hazard and exposure geographic data. &lt;/p&gt;
&lt;p align=&quot;justify&quot; style=&quot; margin-top:12px; margin-bottom:12px; margin-left:0px; margin-right:0px; -qt-block-indent:0; text-indent:0px;&quot;&gt;&lt;span style=&quot; font-weight:600; color:#ff0000;&quot;&gt;FLOOgin&lt;/span&gt;&lt;span style=&quot; font-weight:600;&quot;&gt; consists with impact functions which provides information about&lt;/span&gt;, Health Risks (Epidemic diseases), Medicinal resources (Number of medical practitioners, Drugs, Vaccinations, Ambulances), Hospitals with capacities (number of beds) &lt;/p&gt;
&lt;p align=&quot;justify&quot; style=&quot; margin-top:12px; margin-bottom:12px; margin-left:0px; margin-right:0px; -qt-block-indent:0; text-indent:0px;&quot;&gt;&lt;span style=&quot; font-weight:600; color:#ff0000;&quot;&gt;FLOOgin&lt;/span&gt;&lt;span style=&quot; font-weight:600;&quot;&gt; will identify the &lt;/span&gt;villages, resource centres (IDP camps), nearby hospitals which has limited road accessibility due to flood.&lt;/p&gt;
&lt;p align=&quot;justify&quot; style=&quot; margin-top:12px; margin-bottom:12px; margin-left:0px; margin-right:0px; -qt-block-indent:0; text-indent:0px;&quot;&gt;&lt;span style=&quot; font-weight:600; color:#ff0000;&quot;&gt;FLOOgin&lt;/span&gt;&lt;span style=&quot; font-weight:600;&quot;&gt; will identify the &lt;/span&gt;best possible&lt;span style=&quot; font-weight:600;&quot;&gt; &lt;/span&gt;alternative route available to reach affected locations identified above. &lt;/p&gt;
&lt;p align=&quot;justify&quot; style=&quot; margin-top:12px; margin-bottom:12px; margin-left:0px; margin-right:0px; -qt-block-indent:0; text-indent:0px;&quot;&gt;&lt;span style=&quot; font-weight:600; color:#ff0000;&quot;&gt;FLOOgin&lt;/span&gt;&lt;span style=&quot; font-weight:600;&quot;&gt; will help to &lt;/span&gt;allocate flood victims to identified resource centres based on available facilities and capacities &lt;/p&gt;
&lt;p align=&quot;justify&quot; style=&quot; margin-top:12px; margin-bottom:12px; margin-left:0px; margin-right:0px; -qt-block-indent:0; text-indent:0px;&quot;&gt;&lt;span style=&quot; font-weight:600; color:#ff0000;&quot;&gt;FLOOgin&lt;/span&gt;&lt;span style=&quot; font-weight:600;&quot;&gt; will&lt;/span&gt; generate reports and related maps to above mentioned tools. &lt;/p&gt;
&lt;p align=&quot;justify&quot; style=&quot; margin-top:12px; margin-bottom:12px; margin-left:0px; margin-right:0px; -qt-block-indent:0; text-indent:0px;&quot;&gt;&lt;span style=&quot; font-weight:600; color:#ff0000;&quot;&gt;FLOOgin&lt;/span&gt;&lt;span style=&quot; font-weight:600;&quot;&gt; will&lt;/span&gt; allow user to share the reports generated via user's email service provider. &lt;/p&gt;
&lt;p style=&quot;-qt-paragraph-type:empty; margin-top:0px; margin-bottom:0px; margin-left:0px; margin-right:0px; -qt-block-indent:0; text-indent:0px;&quot;&gt;&lt;br /&gt;&lt;/p&gt;&lt;/body&gt;&lt;/html&gt;</string>
       </property>
      </widget>
     </item>
    </layout>
   </widget>
  </widget>
  <widget class="QLabel" name="label_11">
   <property name="geometry">
    <rect>
     <x>20</x>
     <y>360</y>
     <width>211</width>
     <height>111</height>
    </rect>
   </property>
   <property name="styleSheet">
    <string notr="true">image: url(:/plugins/floogin/a.png);</string>
   </property>
   <property name="text">
    <string/>
   </property>
  </widget>
  <widget class="QPushButton" name="btnCloseHelp">
   <property name="geometry">
    <rect>
     <x>570</x>
     <y>426</y>
     <width>98</width>
     <height>41</height>
    </rect>
   </property>
   <property name="font">
    <font>
     <pointsize>14</pointsize>
     <weight>75</weight>
     <italic>true</italic>
     <bold>true</bold>
    </font>
   </property>
   <property name="text">
    <string>Close</string>
   </property>
  </widget>
 </widget>
 <resources>
  <include location="../FLOOgin/floogin/resources.qrc"/>
 </resources>
 <connections/>
</ui>
